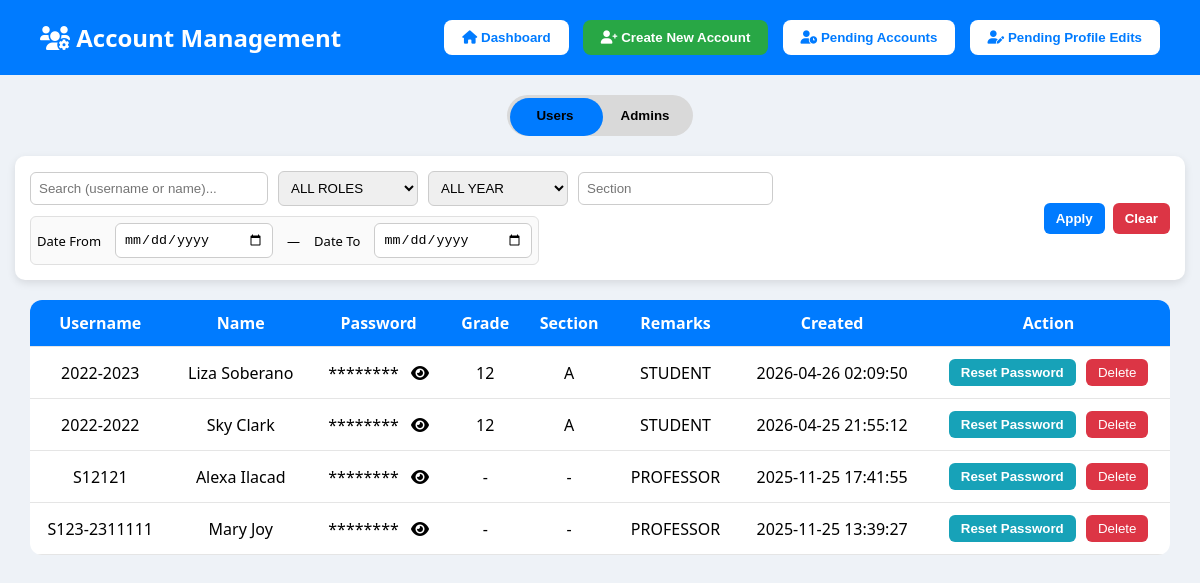
Page /account-management (signed in) on the committed database.
### tables this page shows
CREATE TABLE users (
    id INTEGER PRIMARY KEY AUTOINCREMENT,
    username TEXT NOT NULL UNIQUE,
    name TEXT NOT NULL,
    password TEXT NOT NULL,
    grade TEXT,
    section TEXT,
    remarks TEXT,
    role TEXT NOT NULL,
    status TEXT NOT NULL 
, created_at TEXT, email TEXT, contact TEXT, profile_pic TEXT, force_logout INTEGER DEFAULT 0);

### app.py (the view, shortened to what this page needs)
@app.route("/account-management")
def account_management():
    if "username" not in session or session.get("role") != "admin":
        return redirect(url_for("login"))
    account_type = request.args.get("type", "user")
    with sqlite3.connect(DB_FILE) as conn:
        conn.row_factory = sqlite3.Row
        cur = conn.cursor()
        if account_type == "user":
            cur.execute("""
                SELECT id, username, name, password, grade, section, role, created_at
                FROM users
                WHERE (role = 'user' OR role = 'professor')
                  AND status = 'active'
                ORDER BY id DESC
            """)
        data = [dict(row) for row in cur.fetchall()]
        cur.execute("""
            SELECT id, username, name, grade, section, role, created_at
            FROM users
            WHERE status = 'pending'
            ORDER BY id DESC
        """)
        pending_accounts_for_modal = [dict(row) for row in cur.fetchall()]
    return render_template(
        "account_management.html",
        data=data,
        account_type=account_type,
        pending_accounts=pending_accounts_for_modal
    )

### templates/account_management.html (shortened to what this page needs)
<!DOCTYPE html>
<html lang="en">
<head>
<link rel="stylesheet" href="https://cdnjs.cloudflare.com/ajax/libs/font-awesome/6.0.0/css/all.min.css" />
</head>
<body>
<header>
    <h2><i class="fas fa-users-cog"></i> Account Management</h2>
    <div class="top-buttons">
        <button onclick="location.href='/admin'"><i class="fas fa-home"></i> Dashboard</button>
        <button id="createAccountBtn" class="create-account-main-btn">
            <i class="fas fa-user-plus"></i> Create New Account
        </button>
        <button id="pendingBtn" class="btn-badge">
            <i class="fas fa-user-clock"></i> Pending Accounts
        </button>
        <button id="profileEditsBtn" class="btn-badge">
            <i class="fas fa-user-edit"></i> Pending Profile Edits
        </button>
    </div>
</header>
<div class="toggle-container">
    <div id="slider" class="switch-slider"></div>
    <button class="toggle-btn" onclick="switchType('user')">Users</button>
    <button class="toggle-btn" onclick="switchType('admin')">Admins</button>
</div>
<div id="userFilters" class="filter-box">
    <div class="filter-row" style="flex:1;">
        <input id="uSearch" placeholder="Search (username or name)..." style="min-width:220px;">
        <select id="uRole">
            <option value="">ALL ROLES</option>
        </select>
        <select id="uGrade">
            <option value="">ALL YEAR</option>
        </select>
        <input id="uSection" placeholder="Section">
        <div class="date-pair">
            <label style="font-size:13px;margin-right:6px;">Date From</label>
            <input id="uDateFrom" type="date">
            <label style="font-size:13px;margin:0 6px;">—</label>
            <label style="font-size:13px;margin-right:6px;">Date To</label>
            <input id="uDateTo" type="date">
        </div>
    </div>
    <div style="display:flex; gap:8px;">
        <button class="apply-btn" onclick="applyUserFilters()">Apply</button>
        <button class="clear-btn" onclick="clearUserFilters()">Clear</button>
    </div>
</div>
<table id="userTable">
<thead>
<tr>
    <th onclick="sortTable('userTable',0)">Username</th>
    <th onclick="sortTable('userTable',1)">Name</th>
    <th>Password</th>
    <th>Grade</th>
    <th>Section</th>
    <th>Remarks</th>
    <th>Created</th>
    <th>Action</th>
</tr>
</thead>
<tbody>
{% for user in data if user.role != 'admin' %}
<tr>
    <td>{{ user.username }}</td>
    <td>{{ user.name }}</td>
    <td>
        <span class="masked-password">********</span>
        <i class="fa fa-eye toggle-pass"></i>
    </td>
    <td>{{ user.grade or '-' }}</td>
    <td>{{ user.section or '-' }}</td>
    <td>{{ 'STUDENT' if user.role=='user' else user.role.upper() }}</td>
    <td>{{ user.created_at or '-' }}</td>
    <td>
        <button class="reset-btn"
                data-account-id="{{ user.id }}"
                data-account-type="user"
                data-username="{{ user.username }}"
                onclick="openResetPasswordModal(this)">
            Reset Password
        </button>
        <button class="delete-btn" data-user-id="{{ user.id }}" onclick="deleteUser(this)">Delete</button>
    </td>
</tr>
{% endfor %}
</tbody>
</table>
</body>
</html>

### templates/account_management.html (style rules this page uses)
.btn-badge { position: relative; display: inline-block; }
body { font-family:'Segoe UI',sans-serif; background:#eef2f7; margin:0; padding:0; }
header { background:#007bff;color:white;padding:20px 40px; display:flex; justify-content:space-between; align-items:center; }
header h2 { margin:0; }
.top-buttons button { margin-left:10px; padding:10px 18px; border:none; border-radius:8px; cursor:pointer; background:white; color:#007bff; font-weight:600; }
.toggle-container { width:180px; background:#d9d9d9; margin:20px auto; padding:3px; border-radius:30px; position:relative; display:flex; justify-content:space-between; }
.toggle-btn { width:50%; padding:10px 0; border:none; background:none; cursor:pointer; font-weight:bold; z-index:2; }
.switch-slider { position:absolute; top:3px; width:50%; height:38px; background:#007bff; border-radius:30px; transition:.3s; left:3px; }
table { width:95%; margin:20px auto; border-collapse:collapse; background:white; border-radius:12px; overflow:hidden; }
th, td { padding:12px; border-bottom:1px solid #e5e5e5; text-align:center; vertical-align:middle; }
th { background:#007bff; color:white; cursor:pointer; }
.delete-btn { background:#dc3545; padding:6px 12px; border:none; border-radius:6px; color:white; cursor:pointer; }
.toggle-pass { cursor:pointer; margin-left:8px; }
.filter-box { width:95%; margin:10px auto; background:white; padding:15px; display:flex; gap:10px; border-radius:10px; box-shadow:0 3px 8px rgba(0,0,0,.1); align-items:center; flex-wrap:wrap; }
.filter-box input, .filter-box select { padding:8px; border-radius:6px; border:1px solid #ccc; min-width:140px; }
.date-pair { display:flex; gap:8px; align-items:center; background:#fafafa; padding:6px; border-radius:6px; border:1px solid #e0e0e0; }
.apply-btn, .clear-btn { padding:8px 12px; border-radius:6px; border:none; cursor:pointer; font-weight:600; }
.apply-btn { background:#007bff; color:white; }
.clear-btn { background-color: #dc3545; color: white; }
.create-account-main-btn { background:#28a745 !important; color:white !important; }
.reset-btn { background:#17a2b8; padding:6px 12px; border:none; border-radius:6px; color:white; cursor:pointer; margin-right:6px; font-weight:600; }
.filter-row { display:flex; gap:10px; align-items:center; flex-wrap:wrap; width:100%; }

### rows in the picture
users: username "2022-2023", name "Liza Soberano", grade "12", section "A", role "STUDENT", created_at "2026-04-26 02:09:50"
users: username "2022-2022", name "Sky Clark", grade "12", section "A", role "STUDENT", created_at "2026-04-25 21:55:12"
users: username "S12121", name "Alexa Ilacad", grade "-", section "-", role "PROFESSOR", created_at "2025-11-25 17:41:55"
users: username "S123-2311111", name "Mary Joy", grade "-", section "-", role "PROFESSOR", created_at "2025-11-25 13:39:27"
